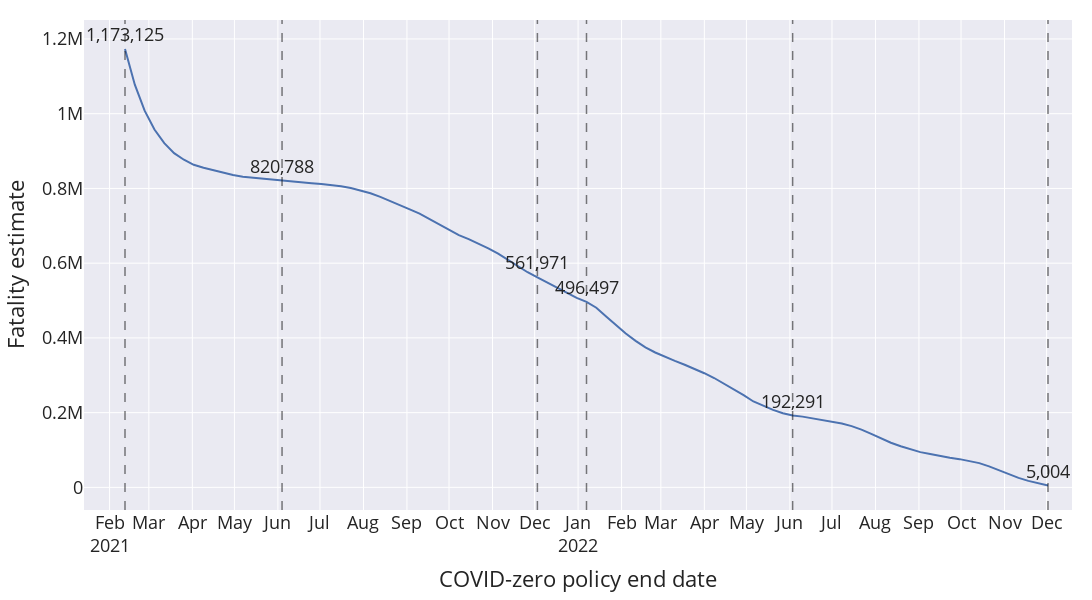

The cell this chart's notebook holds for it:
### Code cell
fig = px.line(
    china_death_scenarios, x='date', y='total',
    labels={'date': 'COVID-zero policy end date', 'total': 'Fatality estimate'},
)

for month_start in ['2021-02-12', '2021-06-04', '2021-12-03', '2022-01-07', '2022-06-03', '2022-12-02']:
    start_date = datetime.strptime(month_start, '%Y-%m-%d').timestamp() * 1000
    death = china_death_scenarios.query("date==@month_start").total.values[0].astype(int)
    fig.add_annotation(
        x=start_date,
        y=death,
        text=f'{death:,}',
        showarrow=False,
        yshift=15
    )
    fig.add_vline(
        x=start_date,
        line=dict(width=1.5, dash='dash'),
    )

fig.update_xaxes(
    dtick="M1",
    tickformat="%b\n%Y")

fig.update_layout(
    font_size=18,
    margin=dict(
        l=50,
        r=20,
        t=20,
        b=50,
        pad=0
    ),
    width=1200,
    height=600
)

fig.show()
